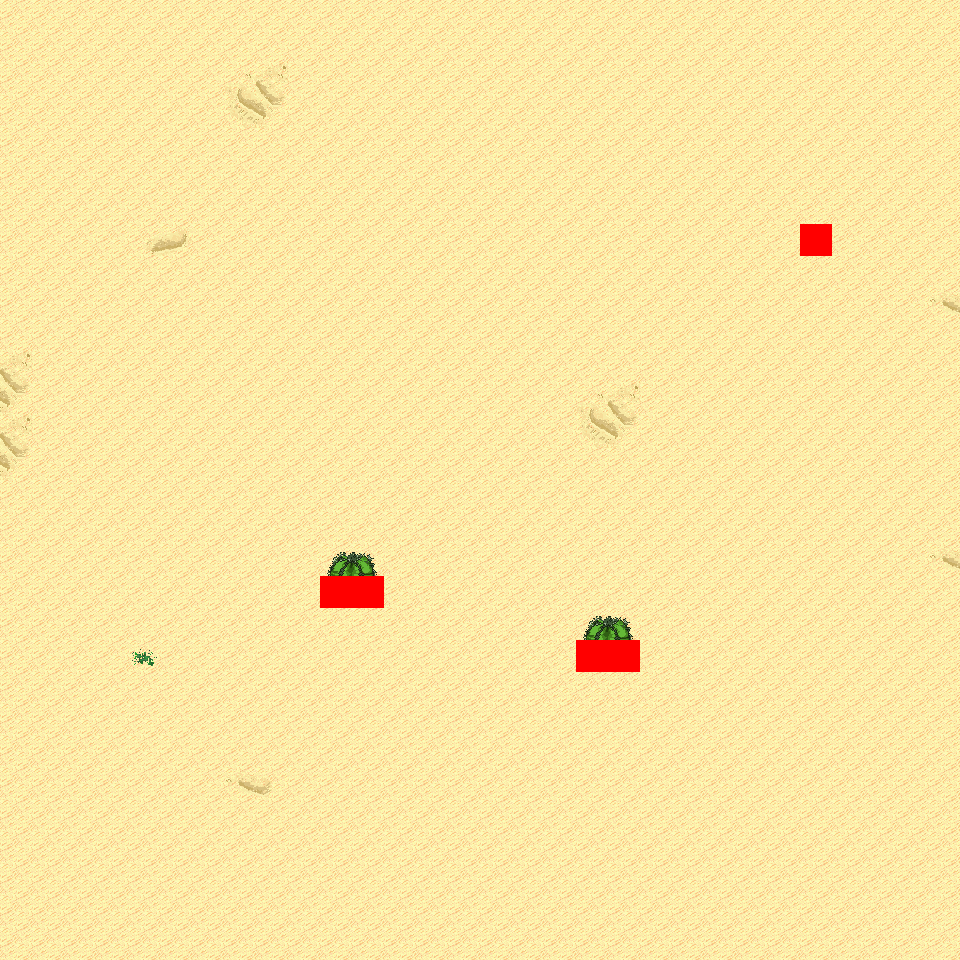

Rendered tile map (Tiled .tmx) drawn with the repository's tilesets; below, a short description and the map source with its tile grids summarised:
An orthogonal 30x30 tile map with 32x32 px tiles, 6 tile layers (Ground, Object, Object2, Above, ...), 15 tilesets and 4 objects (4x mapExit).

<map version="1.0" orientation="orthogonal" renderorder="right-down" width="30" height="30" tilewidth="32" tileheight="32" nextobjectid="5">
  <tileset firstgid="1" name="tileset_logic_collision" tilewidth="32" tileheight="32" tilecount="1" columns="1">
    <image source="../drawable/tileset_logic_collision.png" width="32" height="32" />
  </tileset>
  <tileset firstgid="2" name="tileset_ground_ground" tilewidth="32" tileheight="32" tilecount="33" columns="3">
    <image source="../drawable/tileset_ground_ground.png" width="96" height="352" />
  </tileset>
  <tileset firstgid="35" name="tileset_ground_ridge_earth_pale" tilewidth="32" tileheight="32" tilecount="96" columns="12">
    <image source="../drawable/tileset_ground_ridge_earth_pale.png" width="384" height="256" />
  </tileset>
  <tileset firstgid="131" name="tileset_ground_ridge_earth_dark" tilewidth="32" tileheight="32" tilecount="96" columns="12">
    <image source="../drawable/tileset_ground_ridge_earth_dark.png" width="384" height="256" />
  </tileset>
  <tileset firstgid="227" name="tileset_terrain_desert" tilewidth="32" tileheight="32" tilecount="88" columns="8">
    <image source="../drawable/tileset_terrain_desert.png" width="256" height="352" />
  </tileset>
  <tileset firstgid="315" name="tileset_ground_ladder_vertical_dark" tilewidth="32" tileheight="32" tilecount="3" columns="3">
    <image source="../drawable/tileset_ground_ladder_vertical_dark.png" width="96" height="32" />
  </tileset>
  <tileset firstgid="318" name="tileset_plant_tree_evergreen" tilewidth="32" tileheight="32" tilecount="36" columns="3">
    <image source="../drawable/tileset_plant_tree_evergreen.png" width="96" height="384" />
  </tileset>
  <tileset firstgid="354" name="tileset_plant_cactus" tilewidth="32" tileheight="32" tilecount="2" columns="1">
    <image source="../drawable/tileset_plant_cactus.png" width="32" height="64" />
  </tileset>
  <tileset firstgid="356" name="tileset_plant_cactus_2" tilewidth="32" tileheight="32" tilecount="10" columns="5">
    <image source="../drawable/tileset_plant_cactus_2.png" width="160" height="64" />
  </tileset>
  <tileset firstgid="366" name="tileset_ground_sand_2" tilewidth="32" tileheight="32" tilecount="15" columns="5">
    <image source="../drawable/tileset_ground_sand_2.png" width="160" height="96" />
  </tileset>
  <tileset firstgid="381" name="tileset_plant_tree_tree_darkgreen" tilewidth="32" tileheight="32" tilecount="88" columns="8">
    <image source="../drawable/tileset_plant_tree_tree_darkgreen.png" width="256" height="352" />
  </tileset>
  <tileset firstgid="469" name="tileset_ground_rock_pebbles" tilewidth="32" tileheight="32" tilecount="3" columns="1">
    <image source="../drawable/tileset_ground_rock_pebbles.png" width="32" height="96" />
  </tileset>
  <tileset firstgid="472" name="tileset_plant_star_shaped_plants" tilewidth="32" tileheight="32" tilecount="6" columns="2">
    <image source="../drawable/tileset_plant_star_shaped_plants.png" width="64" height="96" />
  </tileset>
  <tileset firstgid="478" name="tileset_plant_stump_small_stump" tilewidth="32" tileheight="32" tilecount="4" columns="2">
    <image source="../drawable/tileset_plant_stump_small_stump.png" width="64" height="64" />
  </tileset>
  <tileset firstgid="482" name="tileset_plant_round_cactuses" tilewidth="32" tileheight="32" tilecount="20" columns="10">
    <image source="../drawable/tileset_plant_round_cactuses.png" width="320" height="64" />
  </tileset>
  <layer name="Ground" width="30" height="30">
    <data>[900 cells, 900 non-empty, 11 distinct tile ids]</data>
  </layer>
  <layer name="Object" width="30" height="30">
    <data>[900 cells, 4 non-empty, 2 distinct tile ids]</data>
  </layer>
  <layer name="Object2" width="30" height="30">
    <data>[900 cells, 0 non-empty, 0 distinct tile ids]</data>
  </layer>
  <layer name="Above" width="30" height="30">
    <data>[900 cells, 4 non-empty, 2 distinct tile ids]</data>
  </layer>
  <layer name="Above2" width="30" height="30">
    <data>[900 cells, 0 non-empty, 0 distinct tile ids]</data>
  </layer>
  <layer name="Walkable" width="30" height="30">
    <data>[900 cells, 5 non-empty, 1 distinct tile ids]</data>
  </layer>
  <objectgroup name="MapEvents">
    <object id="1" name="north" type="mapExit" x="0" y="0" width="960" height="32">
      <properties>
        <property name="map" value="level_0_x35_y95" />
        <property name="x" value="0" />
        <property name="y" value="28" />
      </properties>
    </object>
    <object id="2" name="south" type="mapExit" x="0" y="928" width="960" height="32">
      <properties>
        <property name="map" value="level_0_x35_y97" />
        <property name="x" value="0" />
        <property name="y" value="1" />
      </properties>
    </object>
    <object id="3" name="west" type="mapExit" x="0" y="0" width="32" height="960">
      <properties>
        <property name="map" value="level_0_x34_y96" />
        <property name="x" value="28" />
        <property name="y" value="0" />
      </properties>
    </object>
    <object id="4" name="east" type="mapExit" x="928" y="0" width="32" height="960">
      <properties>
        <property name="map" value="level_0_x36_y96" />
        <property name="x" value="1" />
        <property name="y" value="0" />
      </properties>
    </object>
  </objectgroup>
</map>
